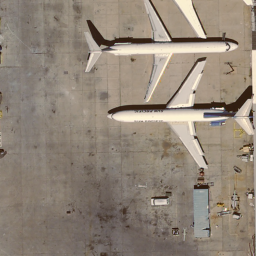
#> input picture images/image_hr.png, 256 x 256 px
$ jupyter execute 1_Introduction.ipynb
#> lines starting #> are read from the running program, lines starting #| are printed output that depends on the picture
# Super-Resolution Techniques in Python

## What is Super-Resolution?

**Super-Resolution** refers to a set of techniques used to enhance the resolution of an image. The goal is to create a high-resolution (HR) image from one or more low-resolution (LR) images. This is particularly useful in various applications such as satellite imaging, medical imaging, and improving the quality of images in video and photography.

### Key Concepts

1. **Resolution**: The amount of detail an image holds. Higher resolution means more detail.
2. **Low-Resolution (LR) Image**: An image with a lower amount of detail, often due to a lower number of pixels.
3. **High-Resolution (HR) Image**: An image with more detail, often resulting from higher pixel count or advanced processing.

### Super-Resolution Techniques

There are several techniques for achieving super-resolution. These can be broadly categorized into traditional image processing methods and deep learning-based methods:

1. **Traditional Methods**:
   - **Nearest Neighbor Upsampling**: A simple method that replicates the nearest pixel value.
   - **Bilinear Upsampling**: Uses linear interpolation to estimate pixel values, resulting in smoother images.
   - **Bicubic Upsampling**: Uses cubic interpolation, providing even smoother results compared to bilinear.
   - **Lanczos Upsampling**: Uses the sinc function to interpolate pixel values, offering high-quality results.

2. **Deep Learning-Based Methods**:
   - **SRCNN (Super-Resolution Convolutional Neural Network)**: A neural network model specifically designed to improve image resolution by learning from data.
   - **FSRCNN (Fast SRCNN)**: an improved version of SRCNN that aims for faster processing and better performance.
   - **VDSR (Very Deep Super-Resolution)**: it uses a deeper network with residual learning to achieve better performance.
   - **EDSR (Enhanced Deep Super-Resolution Network)**: it builds on the concept of residual learning and removes unnecessary batch normalization layers to achieve state-of-the-art performance.
   - **ESRGAN (Enhanced Super-Resolution Generative Adversarial Network)**: it utilizes a Generative Adversarial Network (GAN) to improve the perceptual quality of the generated images.

**Importing libraries**

[cell 1]
from PIL import Image
import numpy as np
import matplotlib.pyplot as plt
import cv2

**Show an example**

[cell 2]
# Load an image
image_hr = Image.open('./images/image_hr.png').convert('RGB')
image_lr_2 = Image.open('./images/image_lr_2.png').convert('RGB')
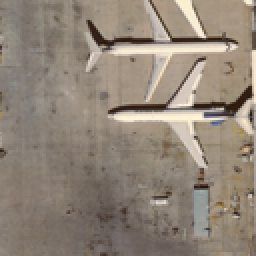
#> input picture images/image_lr_2.png, 128 x 128 px (shown 2 times larger)
image_lr_4 = Image.open('./images/image_lr_4.png').convert('RGB')
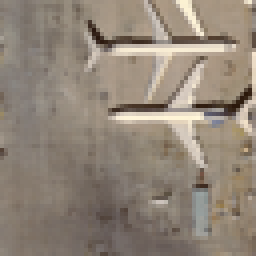
#> input picture images/image_lr_4.png, 64 x 64 px (shown 4 times larger)

# Create a figure with subplots
fig, axs = plt.subplots(1, 4, figsize=(20, 5), gridspec_kw={'width_ratios': [1, 0.5, 0.25, 1]})

# Display each image in a subplot
axs[0].imshow(image_hr)
axs[0].set_title('Original Image')
axs[0].axis('on')

axs[1].imshow(image_lr_2)
axs[1].set_title('Low Res. x2')
axs[1].axis('on')

axs[2].imshow(image_lr_4)
axs[2].set_title('Low Res. x4')
axs[2].axis('on')

axs[3].axis('off')

plt.show()
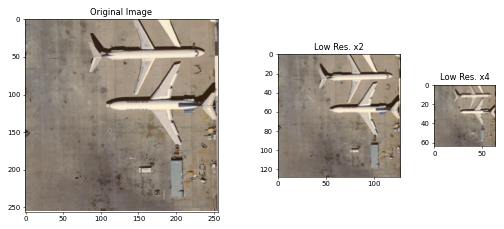
#> figure drawn by matplotlib, 3 panels

# Nearest Neighbor Upsampling

[cell 3]
def nearest_neighbor_upsample(image, scale_factor):
#> called with scale_factor = 2
    image = np.array(image)
    return Image.fromarray(cv2.resize(image, None, fx=scale_factor, fy=scale_factor, interpolation=cv2.INTER_NEAREST))

nn_upscaled_image_2 = nearest_neighbor_upsample(image_lr_2, 2)
nn_upscaled_image_4 = nearest_neighbor_upsample(image_lr_4, 4)

# Create a figure with subplots
fig, axs = plt.subplots(1, 5, figsize=(20, 5), gridspec_kw={'width_ratios': [1, 0.5, 1, 0.25, 1]})

# Display each image in a subplot
axs[0].imshow(image_hr)
axs[0].set_title('Original Image')
axs[0].axis('on')

axs[1].imshow(image_lr_2)
axs[1].set_title('Low Resolution (LR) x2')
axs[1].axis('on')

axs[2].imshow(nn_upscaled_image_2)
axs[2].set_title('NEAREST-Up x2')
axs[2].axis('on')

axs[3].imshow(image_lr_4)
axs[3].set_title('Low Resolution (LR) x4')
axs[3].axis('off')

axs[4].imshow(nn_upscaled_image_4)
axs[4].set_title('NEAREST-Up x4')
axs[4].axis('on')

plt.show()
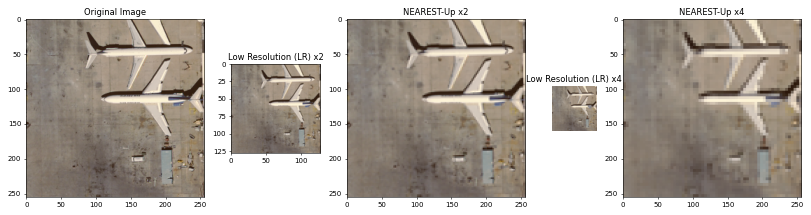
#> figure drawn by matplotlib, 5 panels

# Bilinear Upsampling

[cell 4]
def bilinear_upsample(image, scale_factor):
#> called with scale_factor = 2
    image = np.array(image)
    return Image.fromarray(cv2.resize(image, None, fx=scale_factor, fy=scale_factor, interpolation=cv2.INTER_LINEAR))
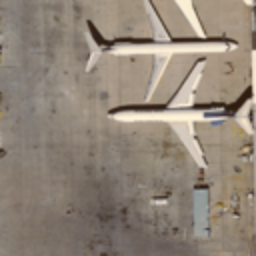
#> returned value: PIL image 256x256 RGB; mean R, G, B 145.2, 133.3, 120.2

# Demonstration
nn_upscaled_image_2 = bilinear_upsample(image_lr_2, 2)
nn_upscaled_image_4 = bilinear_upsample(image_lr_4, 4)
#> call 2 of bilinear_upsample, with scale_factor = 4
#> in bilinear_upsample (call 2), `return Image.fromarray(cv2.resize(image, None, fx=scale_factor, fy=sca..`:
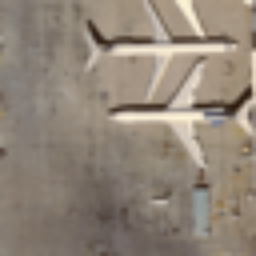
#> returned value: PIL image 256x256 RGB; mean R, G, B 145.1, 133.2, 120.1

# Create a figure with subplots
fig, axs = plt.subplots(1, 5, figsize=(20, 5), gridspec_kw={'width_ratios': [1, 0.5, 1, 0.25, 1]})

# Display each image in a subplot
axs[0].imshow(image_hr)
axs[0].set_title('Original Image')
axs[0].axis('on')

axs[1].imshow(image_lr_2)
axs[1].set_title('Low Resolution (LR) x2')
axs[1].axis('on')

axs[2].imshow(nn_upscaled_image_2)
axs[2].set_title('BILINEAR-Up x2')
axs[2].axis('on')

axs[3].imshow(image_lr_4)
axs[3].set_title('Low Resolution (LR) x4')
axs[3].axis('on')

axs[4].imshow(nn_upscaled_image_4)
axs[4].set_title('BILINEAR-Up x4')
axs[4].axis('off')

plt.show()

# Bicubic Upsampling

[cell 5]
def bicubic_upsample(image, scale_factor):
    image = np.array(image)
    return Image.fromarray(cv2.resize(image, None, fx=scale_factor, fy=scale_factor, interpolation=cv2.INTER_CUBIC))

# Demonstration
nn_upscaled_image_2 = bilinear_upsample(image_lr_2, 2)
nn_upscaled_image_4 = bilinear_upsample(image_lr_4, 4)

# Create a figure with subplots
fig, axs = plt.subplots(1, 5, figsize=(20, 5), gridspec_kw={'width_ratios': [1, 0.5, 1, 0.25, 1]})

# Display each image in a subplot
axs[0].imshow(image_hr)
axs[0].set_title('Original Image')
axs[0].axis('on')

axs[1].imshow(image_lr_2)
axs[1].set_title('Low Resolution (LR) x2')
axs[1].axis('on')

axs[2].imshow(nn_upscaled_image_2)
axs[2].set_title('BICUBIC-Up x2')
axs[2].axis('on')

axs[3].imshow(image_lr_4)
axs[3].set_title('Low Resolution (LR) x4')
axs[3].axis('on')

axs[4].imshow(nn_upscaled_image_4)
axs[4].set_title('BICUBIC-Up x4')
axs[4].axis('on')

plt.show()

# Lanczos Upsampling

Lanczos upsampling is an interpolation method that provides high-quality results by using the sinc function to interpolate pixel values. It is particularly effective for resizing images while preserving detail and reducing artifacts.

[cell 6]
def lanczos_upsample(image, scale_factor):
#> called with scale_factor = 2
    image = np.array(image)
    return Image.fromarray(cv2.resize(image, None, fx=scale_factor, fy=scale_factor, interpolation=cv2.INTER_LANCZOS4))

# Demonstration
nn_upscaled_image_2 = lanczos_upsample(image_lr_2, 2)
nn_upscaled_image_4 = lanczos_upsample(image_lr_4, 4)

# Create a figure with subplots
fig, axs = plt.subplots(1, 5, figsize=(20, 5), gridspec_kw={'width_ratios': [1, 0.5, 1, 0.25, 1]})

# Display each image in a subplot
axs[0].imshow(image_hr)
axs[0].set_title('Original Image')
axs[0].axis('on')

axs[1].imshow(image_lr_2)
axs[1].set_title('Low Resolution (LR) x2')
axs[1].axis('on')

axs[2].imshow(nn_upscaled_image_2)
axs[2].set_title('LANCZOS-Up x2')
axs[2].axis('on')

axs[3].imshow(image_lr_4)
axs[3].set_title('Low Resolution (LR) x4')
axs[3].axis('on')

axs[4].imshow(nn_upscaled_image_4)
axs[4].set_title('LANCZOS-Up x4')
axs[4].axis('on')

plt.show()
